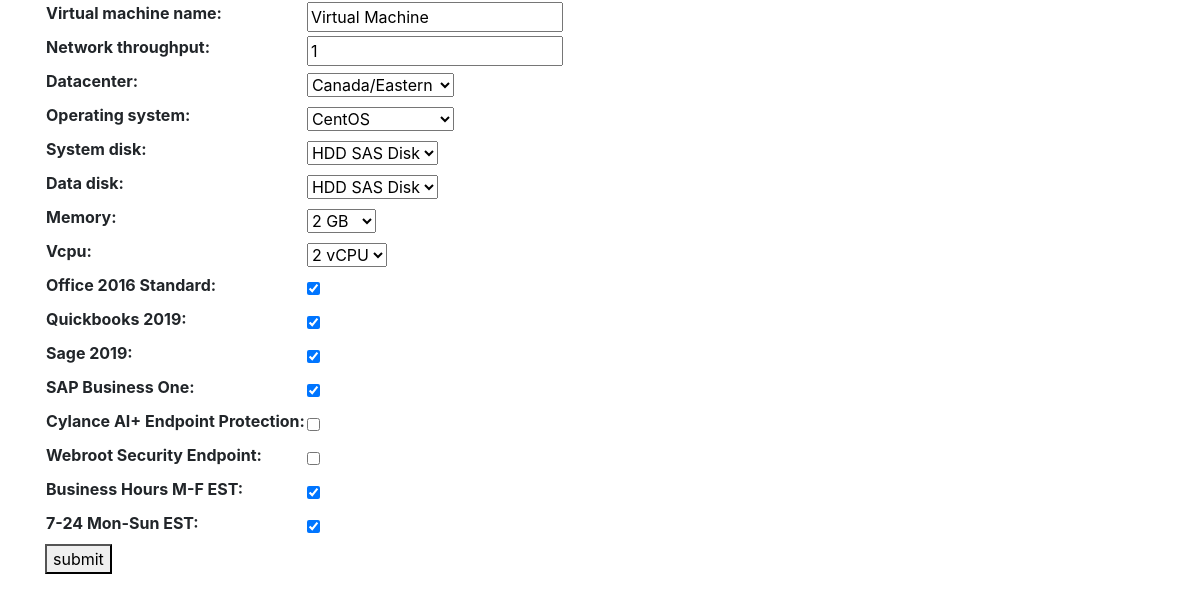
/virtual_machine/edit_virtual_machine_QUOTE/2, run on the app's committed database.
### virtual_machine/models.py (models this page shows, shortened)
class VIRTUAL_MACHINE_QUOTE(models.Model):
  virtual_machine_name = models.CharField(max_length=255,blank=True, null=True,default="",)
  network_throughput = models.IntegerField(default=1,validators=[MinValueValidator(1), MaxValueValidator(1000)])
  DATACENTER_CHOICE = (('Canada/Eastern','Canada/Eastern'),('Vancouver, BC','Vancouver, BC'),('Los Angeles, CA','Los Angeles, CA'),('Brasilia, Brasil','Brasilia, Brasil'),('Ottawa, ON','Ottawa, ON'),('Miami, FL','Miami, FL'),('Paris, France','Paris, France'),('Mexico City, MX','Mexico City, MX'))
  datacenter = models.CharField(max_length=255,choices=DATACENTER_CHOICE,default='Canada/Eastern',)
  OPERATING_SYSTEM_CHOICE = (('CentOS','CentOS'),('Windows Server','Windows Server'),('Ubuntu','Ubuntu'),('Debian','Debian'),('SUSE Linux','SUSE Linux'),('OpenSUSE','OpenSUSE'))
  operating_system = models.CharField(max_length=255,choices=OPERATING_SYSTEM_CHOICE,default='CentOS',)
  SYSTEM_DISK_CHOICE = (('HDD SAS Disk','HDD SAS Disk'),('SSD ENT Disk','SSD ENT Disk'))
  system_disk = models.CharField(max_length=255,choices=SYSTEM_DISK_CHOICE,default='HDD SAS Disk',)
  DATA_DISK_CHOICE = (('HDD SAS Disk','HDD SAS Disk'),('SSD ENT Disk','SSD ENT Disk'))
  data_disk = models.CharField(max_length=255,choices=DATA_DISK_CHOICE,default='HDD SAS Disk',)
  MEMORY_CHOICE = (('2 GB','2 GB'),('4 GB','4 GB'),('6 GB','6 GB'),('8 GB','8 GB'),('10 GB','10 GB'),('12 GB','12 GB'),('14 GB','14 GB'),('16 GB','16 GB'),('18 GB','18 GB'),('20 GB','20 GB'),('22 GB','22 GB'),('24 GB','24 GB'),('26 GB','26 GB'),('28 GB','28 GB'),('30 GB','30 GB'),('32 GB','32 GB'))
  memory = models.CharField(max_length=255,choices=MEMORY_CHOICE,default='2 GB',)
  VCPU_CHOICE = (('4 vCPU','4 vCPU'),('2 vCPU','2 vCPU'),('6 vCPU','6 vCPU'))
  vcpu = models.CharField(max_length=255,choices=VCPU_CHOICE,default='4 vCPU',)
  office2016standard  = models.BooleanField(default=False,verbose_name='Office 2016 Standard')
  quickbooks2019  = models.BooleanField(default=False,verbose_name='Quickbooks 2019')
  sage2019  = models.BooleanField(default=False,verbose_name='Sage 2019')
  sapbusinessone  = models.BooleanField(default=False,verbose_name='SAP Business One')
  cylanceaiendpointprotection  = models.BooleanField(default=False,verbose_name='Cylance AI+ Endpoint Protection')
  webrootsecurityendpoint  = models.BooleanField(default=False,verbose_name='Webroot Security Endpoint')
  businesshoursmfest  = models.BooleanField(default=False,verbose_name='Business Hours M-F EST')
  monsunest  = models.BooleanField(default=False,verbose_name='7-24 Mon-Sun EST')
  class Meta:
      verbose_name = 'Virtual Machine QUOTE'

### virtual_machine/views.py (the view)
# urls.py: path('edit_virtual_machine_QUOTE/<int:pk>', views.edit_virtual_machine_QUOTE, name='edit_virtual_machine_QUOTE'),
def edit_virtual_machine_QUOTE(request,pk):
    virtual_machine_instance = get_object_or_404(VIRTUAL_MACHINE_QUOTE, pk=pk)
    if request.method == 'POST':
        form = VIRTUAL_MACHINE_QUOTE_Form(request.POST,instance=virtual_machine_instance)
        if form.is_valid():
          form.save()
          return redirect('virtual_machine:index')
    else:
        form = VIRTUAL_MACHINE_QUOTE_Form(instance=virtual_machine_instance)
    location = reverse('virtual_machine:edit_virtual_machine_QUOTE', kwargs={'pk': pk})
    return render(request, 'virtual_machine/form.html', {'form': form , 'pk' : location })

### virtual_machine/forms.py
class VIRTUAL_MACHINE_QUOTE_Form(forms.ModelForm):
  class Meta:
    model = VIRTUAL_MACHINE_QUOTE
    fields = ( 'virtual_machine_name' , 'network_throughput','datacenter','operating_system','system_disk','data_disk','memory','vcpu','office2016standard','quickbooks2019','sage2019','sapbusinessone','cylanceaiendpointprotection','webrootsecurityendpoint','businesshoursmfest','monsunest')

### ajaxcall/tmp/virtual_machine/templates/virtual_machine/form.html (shortened to what this page needs)
<!doctype html>
<html lang="en">
<head>
  <link rel="stylesheet" href="https://stackpath.bootstrapcdn.com/bootstrap/4.1.3/css/bootstrap.min.css">
</head>
<body>
  <div class="container" ng-app="App" ng-controller="AppController" >
<form method="post">
  <table>{{ form.as_table }}</table>
  <button type="submit">submit</button>
</form>
</div>
</body>
</html>

### data on the page
VIRTUAL_MACHINE_QUOTE: virtual_machine_name "Virtual Machine", network_throughput "1", datacenter "Canada/Eastern", operating_system "CentOS", system_disk "HDD SAS Disk", data_disk "HDD SAS Disk", memory "2 GB", vcpu "2 vCPU", office2016standard "☑", quickbooks2019 "☑", sage2019 "☑", sapbusinessone "☑", businesshoursmfest "☑", monsunest "☑"
